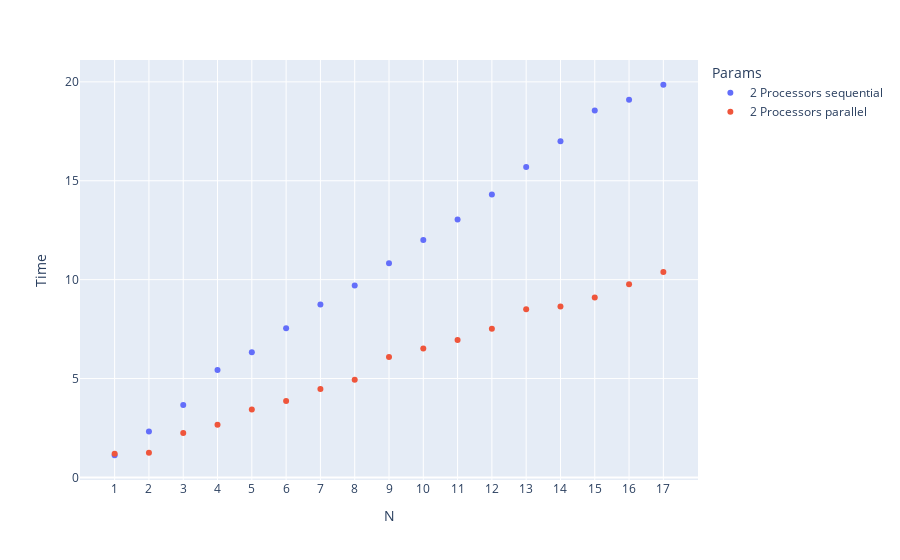

Write notebook code for a chart like this one.
### Markdown cell above
## 2 Процессора

### Code cell
create_scatter(
    [
        ("fsamples-2-seq.txt", "2 Processors sequential"),
        ("fsamples-2-par.txt", "2 Processors parallel"),
    ],
17).show()

### Figure 1 — Plotly figure (JSON) as saved in the notebook; plotly's stock layout.template omitted (floating-point values rounded to 4 significant figures)
{"data": [{"hovertemplate": "Params=2 Processors sequential<br>N=%{x}<br>Time=%{y}<extra></extra>", "legendgroup": "2 Processors sequential", "marker": {"color": "#636efa", "symbol": "circle"}, "mode": "markers", "name": "2 Processors sequential", "orientation": "v", "showlegend": true, "type": "scatter", "x": ["1", "2", "3", "4", "5", "6", "7", "8", "9", "10", "11", "12", "13", "14", "15", "16", "17"], "xaxis": "x", "y": [1.122, 2.32, 3.662, 5.431, 6.327, 7.546, 8.75, 9.709, 10.82, 12.0, 13.04, 14.3, 15.69, 17.0, 18.55, 19.09, 19.85], "yaxis": "y"}, {"hovertemplate": "Params=2 Processors parallel<br>N=%{x}<br>Time=%{y}<extra></extra>", "legendgroup": "2 Processors parallel", "marker": {"color": "#EF553B", "symbol": "circle"}, "mode": "markers", "name": "2 Processors parallel", "orientation": "v", "showlegend": true, "type": "scatter", "x": ["1", "2", "3", "4", "5", "6", "7", "8", "9", "10", "11", "12", "13", "14", "15", "16", "17"], "xaxis": "x", "y": [1.198, 1.244, 2.242, 2.667, 3.436, 3.87, 4.473, 4.945, 6.095, 6.518, 6.952, 7.517, 8.505, 8.646, 9.102, 9.768, 10.39], "yaxis": "y"}], "layout": {"coloraxis": {"showscale": false}, "legend": {"title": {"text": "Params"}, "tracegroupgap": 0}, "margin": {"t": 60}, "xaxis": {"anchor": "y", "domain": [0, 1], "title": {"text": "N"}}, "yaxis": {"anchor": "x", "domain": [0, 1], "title": {"text": "Time"}}}}
